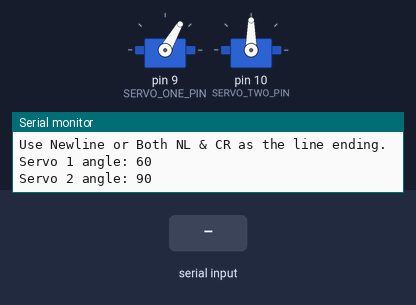
This sketch was run on a simulated Arduino Uno, built with avr-gcc and run on an emulated ATmega328P. On the bench: 2 × servo, the last lines printed to the serial monitor. Inputs (shaded band) come from the test bench.

Above: at 1.7 s.
1.8 s: "1\n" received over Serial
At 2.5 s:
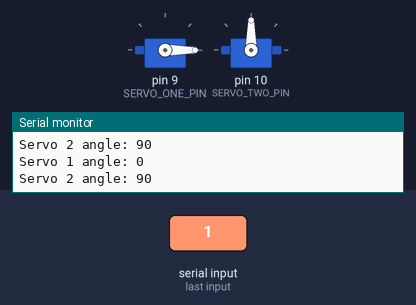
3.3 s: "2\n" received over Serial
At 3.6 s:
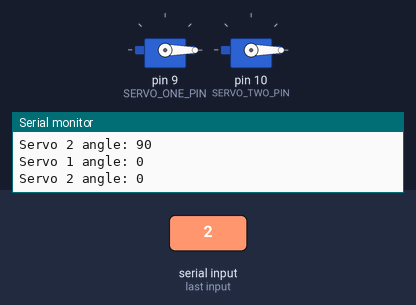
4.8 s: "b 90 45\n" received over Serial
At 6.0 s:
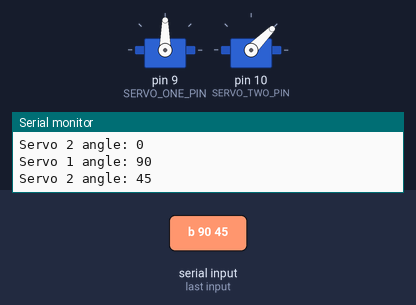
6.3 s: "200\n" received over Serial
At 7.2 s:
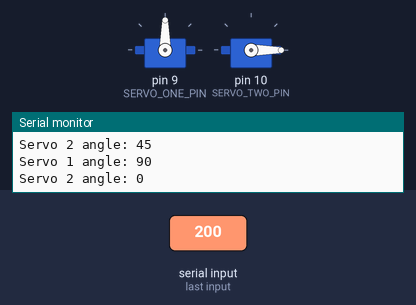
7.8 s: "1,90\n" received over Serial
At 8.4 s:
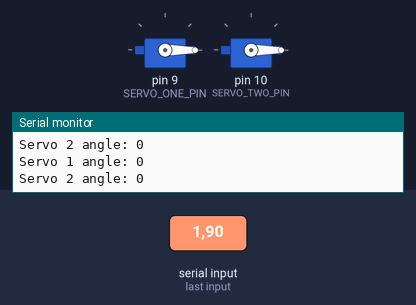
Timing chart, 0 to 10.3 s (numbered marks = the images above; inputs shaded):
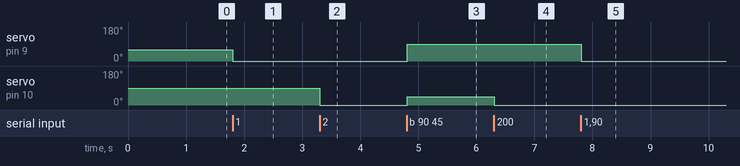

Measured:
- after the input at 1.8 s, servo on pin 9 (SERVO_ONE_PIN): 60° → 0° at once
- after the input at 3.3 s, servo on pin 10 (SERVO_TWO_PIN): 90° → 0° at once
- after the input at 4.8 s, servo on pin 9 (SERVO_ONE_PIN): 0° → 90° at once; servo on pin 10 (SERVO_TWO_PIN): 0° → 45° at once
- after the input at 6.3 s, servo on pin 10 (SERVO_TWO_PIN): 45° → 0° at once
- after the input at 7.8 s, servo on pin 9 (SERVO_ONE_PIN): 90° → 0° at once

The sketch:

servo-calibration.ino
```cpp
#include <Servo.h>
#include <stdio.h>
#include <ctype.h>

// Servo calibration tool.
// Use the Serial Monitor to command each servo to a known angle and find
// the numeric angles that match the desired physical home position.

constexpr uint8_t SERVO_ONE_PIN = 9;
constexpr uint8_t SERVO_TWO_PIN = 10;
constexpr int SERVO_ONE_STARTUP_ANGLE = 60;
constexpr int SERVO_TWO_STARTUP_ANGLE = 90;
constexpr int MAX_TEST_ANGLE = 180;
constexpr int SERVO_MIN_PULSE_US = 500;
constexpr int SERVO_MAX_PULSE_US = 2500;

Servo servoOne;
Servo servoTwo;

int servoOneAngle = SERVO_ONE_STARTUP_ANGLE;
int servoTwoAngle = SERVO_TWO_STARTUP_ANGLE;
bool servosAttached = false;

int clampAngle(int angle) {
  return constrain(angle, 0, MAX_TEST_ANGLE);
}

void writeAngle(Servo& servo, int angle) {
  const int pulseWidth = map(
    angle,
    0,
    MAX_TEST_ANGLE,
    SERVO_MIN_PULSE_US,
    SERVO_MAX_PULSE_US
  );

  servo.writeMicroseconds(pulseWidth);
}

void printState() {
  Serial.print(F("Servo 1 angle: "));
  Serial.println(servoOneAngle);
  Serial.print(F("Servo 2 angle: "));
  Serial.println(servoTwoAngle);
}

void printHelp() {
  Serial.println(F("Commands:"));
  Serial.println(F("  1 60    move servo 1 to 60 degrees"));
  Serial.println(F("  2 90    move servo 2 to 90 degrees"));
  Serial.println(F("  b 60 90  move both servos"));
  Serial.println(F("  u 1 2200  send a raw 2200 us pulse to servo 1"));
  Serial.println(F("  u 2 2200  send a raw 2200 us pulse to servo 2"));
  Serial.println(F("  d       detach both servos for manual movement"));
  Serial.println(F("  a       attach both servos at their last commanded angles"));
  Serial.println(F("  ?       print current commanded angles"));
  Serial.println(F("Use Newline or Both NL & CR as the line ending."));
}

void attachServos() {
  if (!servosAttached) {
    servoOne.attach(
      SERVO_ONE_PIN,
      SERVO_MIN_PULSE_US,
      SERVO_MAX_PULSE_US
    );
    servoTwo.attach(
      SERVO_TWO_PIN,
      SERVO_MIN_PULSE_US,
      SERVO_MAX_PULSE_US
    );
    servosAttached = true;
  }

  writeAngle(servoOne, servoOneAngle);
  writeAngle(servoTwo, servoTwoAngle);
}

void setServoOne(int angle) {
  servoOneAngle = clampAngle(angle);
  attachServos();
  writeAngle(servoOne, servoOneAngle);
  printState();
}

void setServoTwo(int angle) {
  servoTwoAngle = clampAngle(angle);
  attachServos();
  writeAngle(servoTwo, servoTwoAngle);
  printState();
}

void setBoth(int firstAngle, int secondAngle) {
  servoOneAngle = clampAngle(firstAngle);
  servoTwoAngle = clampAngle(secondAngle);
  attachServos();
  writeAngle(servoOne, servoOneAngle);
  writeAngle(servoTwo, servoTwoAngle);
  printState();
}

void setRawPulse(uint8_t servoNumber, int pulseWidth) {
  pulseWidth = constrain(
    pulseWidth,
    SERVO_MIN_PULSE_US,
    SERVO_MAX_PULSE_US
  );

  attachServos();

  if (servoNumber == 1) {
    servoOne.writeMicroseconds(pulseWidth);
    Serial.print(F("Servo 1 pulse: "));
  } else if (servoNumber == 2) {
    servoTwo.writeMicroseconds(pulseWidth);
    Serial.print(F("Servo 2 pulse: "));
  } else {
    Serial.println(F("Use servo number 1 or 2."));
    return;
  }

  Serial.print(pulseWidth);
  Serial.println(F(" us"));
}

void handleCommand(String command) {
  command.trim();

  if (command.length() == 0) {
    return;
  }

  const char commandType = tolower(command.charAt(0));

  if (commandType == '1') {
    setServoOne(command.substring(1).toInt());
  } else if (commandType == '2') {
    setServoTwo(command.substring(1).toInt());
  } else if (commandType == 'b') {
    int firstAngle = 0;
    int secondAngle = 0;

    if (sscanf(command.c_str(), "b %d %d", &firstAngle, &secondAngle) == 2) {
      setBoth(firstAngle, secondAngle);
    } else {
      Serial.println(F("Use: b 120 45"));
    }
  } else if (commandType == 'u') {
    int servoNumber = 0;
    int pulseWidth = 0;

    if (sscanf(command.c_str(), "u %d %d", &servoNumber, &pulseWidth) == 2) {
      setRawPulse(static_cast<uint8_t>(servoNumber), pulseWidth);
    } else {
      Serial.println(F("Use: u 1 2600"));
    }
  } else if (commandType == 'd') {
    servoOne.detach();
    servoTwo.detach();
    servosAttached = false;
    Serial.println(F("Servos detached; move them manually if needed."));
  } else if (commandType == 'a') {
    attachServos();
    Serial.println(F("Servos attached at their last commanded angles."));
    printState();
  } else if (commandType == '?') {
    printState();
  } else {
    printHelp();
  }
}

void setup() {
  Serial.begin(9600);
  attachServos();

  Serial.println(F("Servo calibration tool ready."));
  Serial.println(F("Initial commands are servo 1 = 60 degrees and servo 2 = 90 degrees."));
  Serial.println(F("Test range is 0-180 degrees using 500-2500 microseconds."));
  printHelp();
  printState();
}

void loop() {
  if (Serial.available() > 0) {
    handleCommand(Serial.readStringUntil('\n'));
  }
}
```
